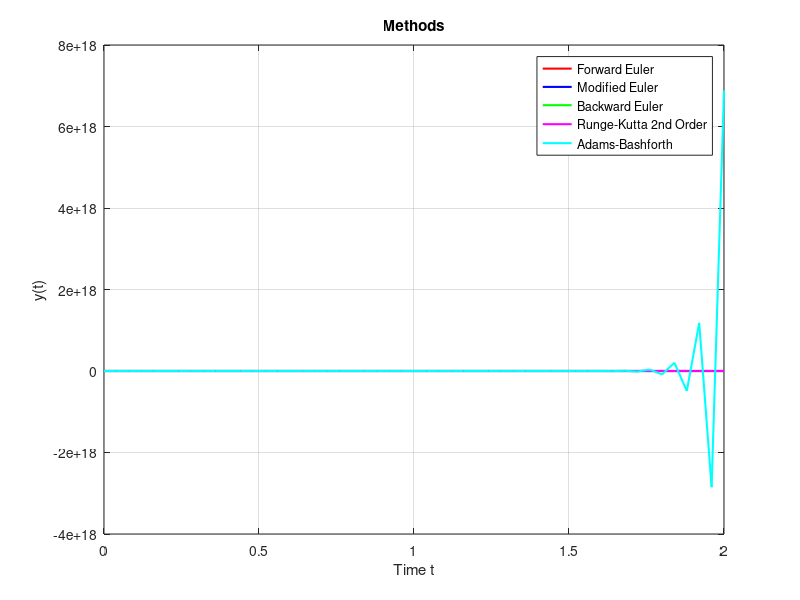

The MATLAB script that drew this image:
clc;
clear;
close all;


f = @(t,y) (-50*y) + sin(t); 


t0 = 0;
tf= 2;
y0 = 1;      
h = 0.04;
N = (tf - t0) / h;
      

t = linspace(t0, tf, N+1);


y_forward = zeros(1, N+1);
y_modified = zeros(1, N+1);
y_backward = zeros(1, N+1);
y_rk2 = zeros(1, N+1);
y_adams_bashforth = zeros(1, N+1);


y_forward(1) = y0;
y_modified(1) = y0;
y_backward(1) = y0;
y_rk2(1) = y0;
y_adams_bashforth(1) = y0;


% Forward Euler Method
for i = 1:N
    y_forward(i+1) = y_forward(i) + h * f(t(i), y_forward(i));
end

% Heun's Method
for i = 1:N
    y_pred = y_modified(i) + h * f(t(i), y_modified(i)); 
    y_modified(i+1) = y_modified(i) + (h / 2) * (f(t(i), y_modified(i)) + f(t(i+1), y_pred)); 
end

% Backward Euler Method 
for i = 1:N
    y_backward(i+1) = (y_backward(i) + h * sin(t(i+1))) / (1 + 50*h); 
end

% Runge-Kutta 2nd Order Method 
for i = 1:N
    k1 = h * f(t(i), y_rk2(i));
    k2 = h * f(t(i) + h, y_rk2(i) + k1);
    y_rk2(i+1) = y_rk2(i) + (k1 + k2) / 2;
end

% Adams-Bashforth Method 
y_adams_bashforth(2) = y_adams_bashforth(1) + h * f(t(1), y_adams_bashforth(1));
for i = 2:N
    y_adams_bashforth(i+1) = y_adams_bashforth(i) + (h/2) * (3*f(t(i), y_adams_bashforth(i)) - f(t(i-1), y_adams_bashforth(i-1)));
end


% Plot Results
figure;
plot(t, y_forward, 'r', 'LineWidth', 1.5); hold on;
plot(t, y_modified, 'b', 'LineWidth', 1.5);
plot(t, y_backward, 'g', 'LineWidth', 1.5);
plot(t, y_rk2, 'm', 'LineWidth', 1.5); 
plot(t, y_adams_bashforth, 'c', 'LineWidth', 1.5);
legend('Forward Euler', 'Modified Euler', 'Backward Euler','Runge-Kutta 2nd Order', 'Adams-Bashforth');
xlabel('Time t'); ylabel('y(t)');
title('Methods');
grid on;
